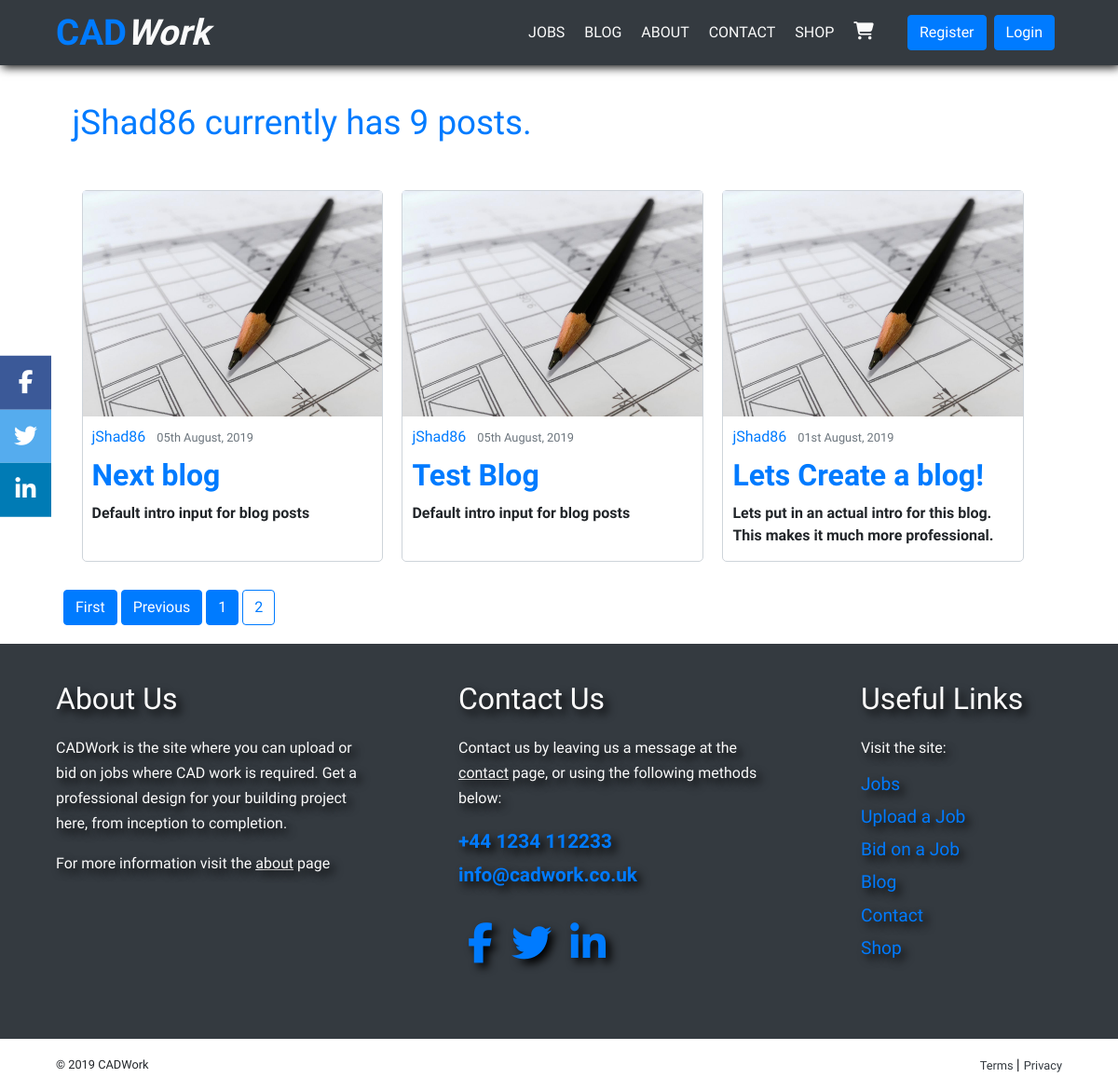
Page /blog/user/jShad86?page=2 on the earlier database version.
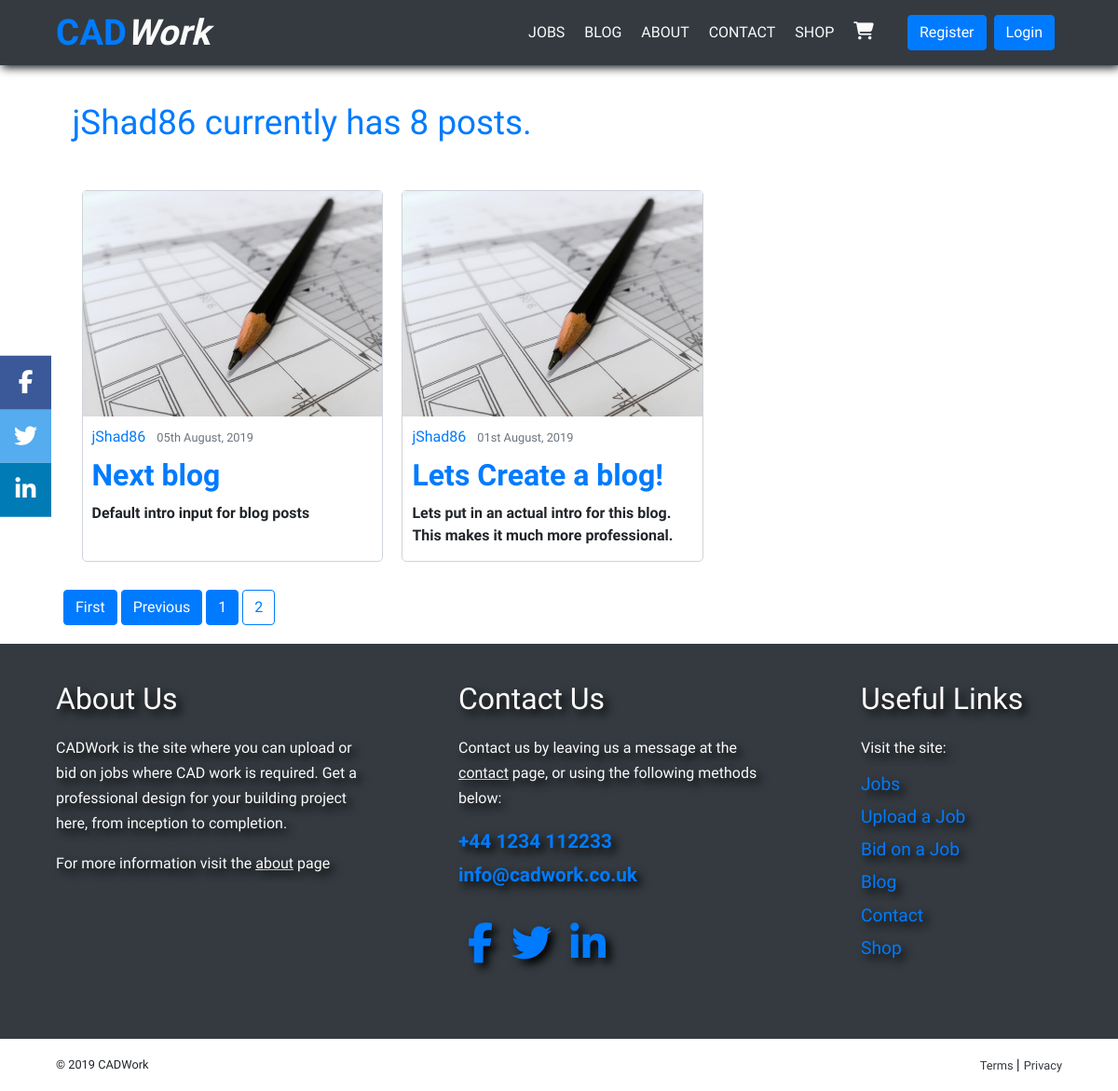
Same page on the later database version.
### blog/models.py (models this page shows, shortened)
class Post(models.Model):
	title = models.CharField(max_length=100)
	intro = models.CharField(max_length=250)
	content = models.TextField()
	blog_image = models.ImageField(default='blog-default.jpg', upload_to='blog_images')
	date_posted = models.DateTimeField(default=timezone.now)
	author = models.ForeignKey(User, on_delete=models.CASCADE)

### blog/views.py (the view)
# urls.py: path('user/<str:username>', UserPostListView.as_view(), name='user-posts'),
class UserPostListView(ListView):
	model = Post
	template_name = 'blog/user_posts.html'
	context_object_name = 'posts'
	paginate_by = 6
	def get_queryset(self):
		user = get_object_or_404(User, username=self.kwargs.get('username'))
		return Post.objects.filter(author=user).order_by('-date_posted')

### blog/templates/blog/user_posts.html (shortened to what this page needs)
{% extends 'base.html' %}
{% block content %}
<div class="user-blogs-container">
    <section class="blog-home-container">
        <div class="user-blog-header">
            <h1 class="user-post-title">{{ view.kwargs.username }} currently has {{ page_obj.paginator.count }} posts.</h1>
        </div>
        <div class="blog-card-container">
            {% for post in posts %}
                <article class="blog-article">
                    <img class="article-image" src="{{ post.blog_image.url }}" height="80" width="80">
                    <div class="media-body">
                        <div class="article-metadata">
                            <a class="mr-2" href="{% url 'user-posts' post.author.username %}">{{ post.author }}</a>
                            <small class="text-muted">{{ post.date_posted|date:"dS F, Y" }}</small>
                        </div>
                        <h2 class="blog-home-title"><a href="{% url 'post-detail' post.id %}">{{ post.title }}</a></h2>
                        <p class="article-card-intro">{{ post.intro }}</p>
                    </div>
                </article>
            {% endfor %}
        </div>
    </section>
    {% if is_paginated %}
        <div class="paginate-buttons ml-3">
            {% if page_obj.has_previous %}
                <a class="btn btn-primary" href="?page=1">First</a>
                <a class="btn btn-primary" href="?page={{ page_obj.previous_page_number }}">Previous</a>
            {% endif %}
            {% for num in page_obj.paginator.page_range %}
                {% if page_obj.number == num %}
                    <a class="btn btn-outline-primary" href="?page={{ num }}">{{ num }}</a>
                {% elif num > page_obj.number|add:'-2' and num < page_obj.number|add:'2' %}
                    <a class="btn btn-primary" href="?page={{ num }}">{{ num }}</a>
                {% endif %}
            {% endfor %}
        </div>
    {% endif %}
</div>
{% endblock content %}

Differences in the rows shown:
removed Post: blog_image (placeholder picture), author "jShad86", date_posted "05th August, 2019", title "Test Blog", intro "Default intro input for blog posts"
Other differences:
{{ page_obj.paginator.count }}: "9" → "8"
